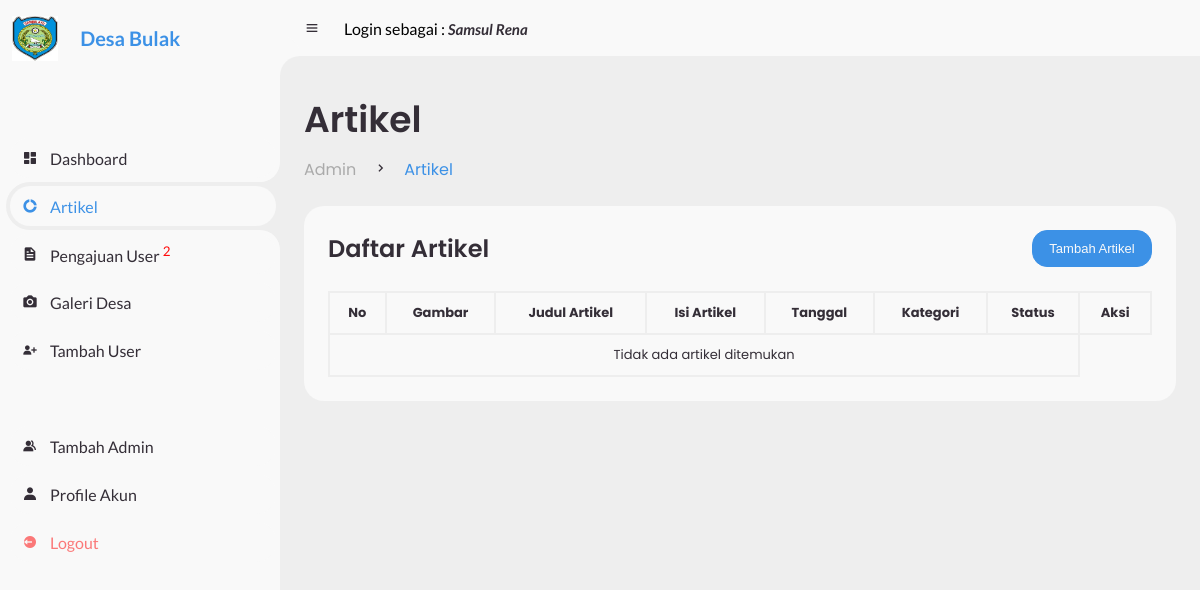
/admin/artikel.php (signed in), run on an earlier commit of the app's database.
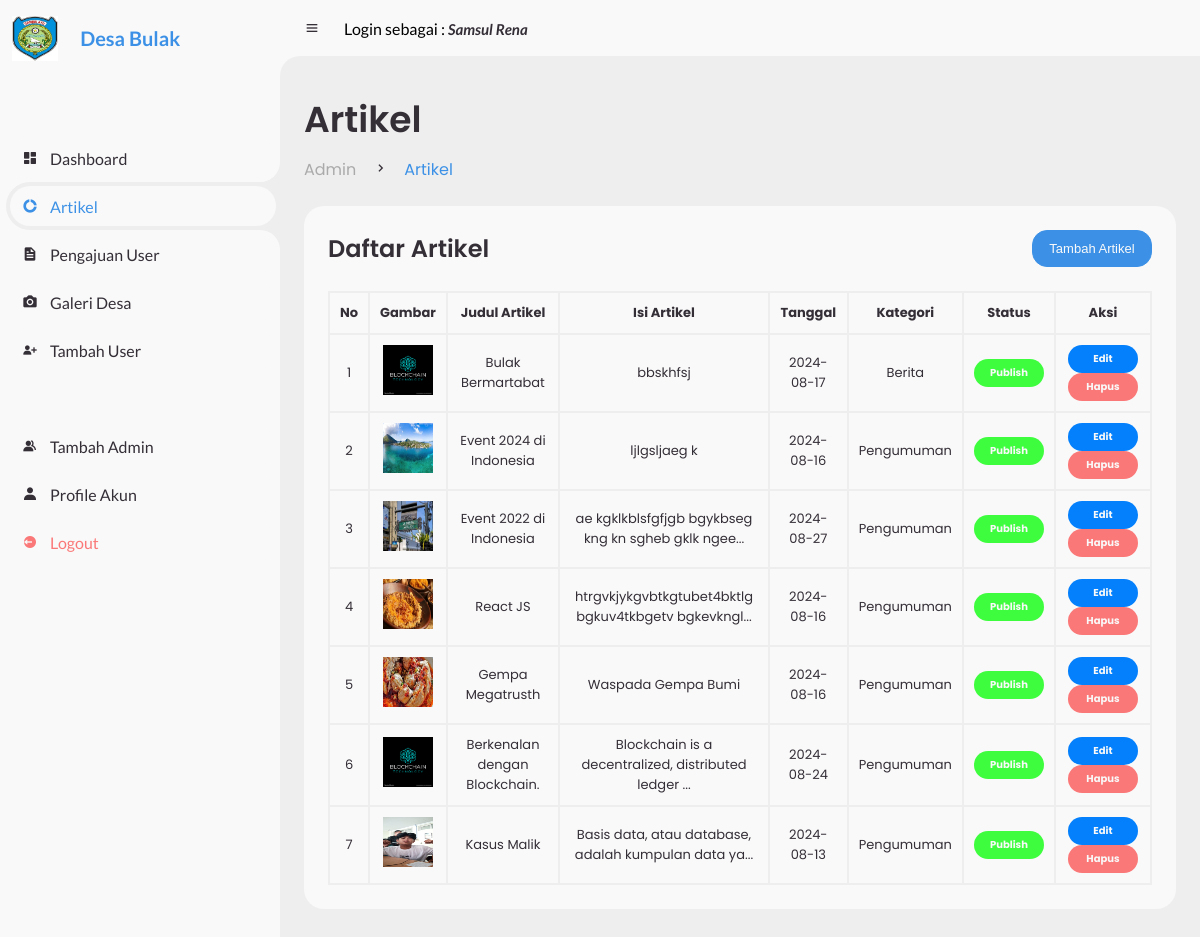
And on a later commit of the database.
### tables this page shows
CREATE TABLE `artikel` (
  `id_artikel` int(11) NOT NULL,
  `judul_artikel` varchar(255) NOT NULL,
  `isi_artikel` varchar(5000) NOT NULL,
  `gambar` varchar(255) NOT NULL,
  `tanggal` date NOT NULL,
  `kategori` varchar(255) NOT NULL,
  `status` varchar(255) NOT NULL,
  `id_admin` int(11) DEFAULT NULL
);

### admin/artikel.php (the view, shortened to what this page needs)
<?php
    require '../config/db.php';
    $nip = $_SESSION['nip'];
    $sql = "SELECT * FROM admin WHERE nip = '$nip'";
    $result = mysqli_query($conn, $sql);
    $userData = mysqli_fetch_assoc($result);
    $displayName = $userData['nama'];
    $sql = "SELECT id_artikel, gambar, judul_artikel, isi_artikel, tanggal, kategori, status FROM artikel ORDER BY id_artikel DESC";
    $result = $conn->query($sql);
    $jumlah_pengajuan_baru = "SELECT COUNT(*) as total_pengajuan FROM pengajuan WHERE status = 'Pending'";
    $hasil = mysqli_query($conn, $jumlah_pengajuan_baru);
    $total_pengajuan = 0;
    if ($hasil && mysqli_num_rows($hasil) > 0) {
        $row = mysqli_fetch_assoc($hasil);
        $total_pengajuan = $row['total_pengajuan'];
    }
?>
<?php include 'header.php' ?>
<body>
    <section id="sidebar">
    <?php include 'brand.php' ?>
        <ul class="side-menu top">
            <li>
                <a href="./">
                    <i class='bx bxs-dashboard'></i>
                    <span class="text">Dashboard</span>
                </a>
            </li>
            <li class="active">
                <a href="artikel.php">
                    <i class='bx bxs-doughnut-chart'></i>
                    <span class="text">Artikel</span>
                </a>
            </li>
            <li>
                <a href="pengajuan_user.php">
                    <i class='bx bxs-file'></i>
                    <span class="text">Pengajuan User
                        <?php if ($total_pengajuan > 0): ?>
                            <sup><?php echo $total_pengajuan; ?></sup>
                        <?php endif; ?>
                    </span>
                </a>
            </li>
            <li>
                <a href="galeri.php">
                    <i class='bx bxs-camera' ></i>
                    <span class="text">Galeri Desa</span>
                </a>
            </li>
            <li>
                <a href="tambah_user.php">
                    <i class='bx bxs-user-plus'></i>
                    <span class="text">Tambah User</span>
                </a>
            </li>
        </ul>
        <ul class="side-menu">
            <li>
                <a href="tambah_admin.php">
                    <i class='bx bxs-group'></i>
                    <span class="text">Tambah Admin</span>
                </a>
            </li>
            <li>
                <a href="profile_akun.php">
                    <i class='bx bxs-user'></i>
                    <span class="text">Profile Akun</span>
                </a>
            </li>
            <li>
                <a href="logout.php" class="logout">
                    <i class='bx bxs-log-out-circle'></i>
                    <span class="text">Logout</span>
                </a>
            </li>
        </ul>
    </section>
    <section id="content">
        <?php include 'navbar.php'; ?>
        <main>
            <div class="head-title">
                <div class="left">
                    <h1>Artikel</h1>
                    <ul class="breadcrumb">
                        <li>
                            <a href="index.php">Admin</a>
                        </li>
                        <li><i class='bx bx-chevron-right'></i></li>
                        <li>
                            <a class="active" href="artikel.php">Artikel</a>
                        </li>
                    </ul>
                </div>
            </div>
            <div class="table-data">
                <div class="order">
                    <div class="head">
                        <h3>Daftar Artikel</h3>
                        <button onclick="window.location.href='tambah_artikel.php'">Tambah Artikel</button>
                    </div>
                    <table>
                        <thead>
                            <tr>
                                <th>No</th>
                                <th>Gambar</th>
                                <th>Judul Artikel</th>
                                <th>Isi Artikel</th>
                                <th>Tanggal</th>
                                <th>Kategori</th>
                                <th>Status</th>
                                <th>Aksi</th>
                            </tr>
                        </thead>
                        <tbody>
                            <?php
                            if ($result->num_rows > 0) {
                                $no = 1;
                                while ($row = $result->fetch_assoc()) {
                                    $isi_artikel = $row['isi_artikel'];
                                    if (strlen($isi_artikel) > 50) {
                                        $isi_artikel = substr($isi_artikel, 0, 50) . '...';
                                    }
                                    $judul = $row['judul_artikel'];
                                    echo "<tr>";
                                    echo "<td>" . $no . "</td>";
                                    echo "<td><img src='image/" . $row['gambar'] . "' alt='Gambar' style='width:50px; height: 50px;'></td>";
                                    echo "<td>" . $judul . "</td>";
                                    echo "<td>" . $isi_artikel . "</td>";
                                    echo "<td>" . $row['tanggal'] . "</td>";
                                    echo "<td>" . $row['kategori'] . "</td>";
                                    $statusClass = $row['status'] == 'Publish' ? 'completed' : 'pending';
                                    echo "<td><span class='status " . $statusClass . "'>" . ($row['status'] == 'Publish' ? 'Publish' : 'Pending') . "</span></td>";
                                    echo "<td>
                                        <a href='edit_artikel.php?id_artikel=" . $row['id_artikel'] . "' class='status edit'>Edit</a>
                                        <span>
                                        <a href='proses/hapus-artikel.php?id_artikel=" . $row['id_artikel'] . "' class='status hapus' onclick='return confirm(\"Apakah Anda yakin ingin menghapus artikel ini?\")'>Hapus</a>
                                        </span>
                                    </td>";
                                    echo "</tr>";
                                    $no++;
                                }
                            } else {
                                echo "<tr><td colspan='7'>Tidak ada artikel ditemukan</td></tr>";
                            }
                            ?>
                        </tbody>
                    </table>
                </div>
            </div>
        </main>
    </section>
</body>
</html>

### admin/header.php (shortened to what this page needs)
<!DOCTYPE html>
<html lang="en">
<head>
    <link href='https://unpkg.com/boxicons@2.0.9/css/boxicons.min.css' rel='stylesheet'>
    <link rel="stylesheet" href="../user/style.css">
    <link rel="stylesheet" href="https://cdn.jsdelivr.net/npm/sweetalert2@11/dist/sweetalert2.min.css">
</head>

### admin/brand.php
<a href="#" class="brand">
            <img src="../user/img/bulak.jpg" alt="bulak">
            <span style="margin-left: 10px;" class="text">Desa Bulak</span>
        </a>

### admin/navbar.php (shortened to what this page needs)
<nav>
    <i class='bx bx-menu'></i>
    <p>Login sebagai : <a href="#" class="nav-link"><i><?php echo htmlspecialchars($displayName, ENT_QUOTES, 'UTF-8'); ?></i></a></p>
</nav>

What changed in the data, as far as the page shows it:
added artikel: gambar (picture), judul_artikel "Bulak Bermartabat", isi_artikel "bbskhfsj", tanggal "2024-08-17", kategori "Berita", status "Publish"
added artikel: gambar (picture), judul_artikel "Event 2024 di Indonesia", isi_artikel "ljlgsljaeg k", tanggal "2024-08-16", kategori "Pengumuman", status "Publish"
added artikel: gambar (picture), judul_artikel "Event 2022 di Indonesia", isi_artikel "ae kgklkblsfgfjgb bgykbseg kng kn sgheb gklk ngee...", tanggal "2024-08-27", kategori "Pengumuman", status "Publish"
added artikel: gambar (picture), judul_artikel "React JS", isi_artikel "htrgvkjykgvbtkgtubet4bktlg bgkuv4tkbgetv bgkevkngl...", tanggal "2024-08-16", kategori "Pengumuman", status "Publish"
added artikel: gambar (picture), judul_artikel "Gempa Megatrusth", isi_artikel "Waspada Gempa Bumi", tanggal "2024-08-16", kategori "Pengumuman", status "Publish"
added artikel: gambar (picture), judul_artikel "Berkenalan dengan Blockchain.", isi_artikel "Blockchain is a decentralized, distributed ledger ...", tanggal "2024-08-24", kategori "Pengumuman", status "Publish"
added artikel: gambar (picture), judul_artikel "Kasus Malik", isi_artikel "Basis data, atau database, adalah kumpulan data ya...", tanggal "2024-08-13", kategori "Pengumuman", status "Publish"
Also different on the page:
$total_pengajuan: "2" → (not shown)
text no longer shown: "Tidak ada artikel ditemukan"
